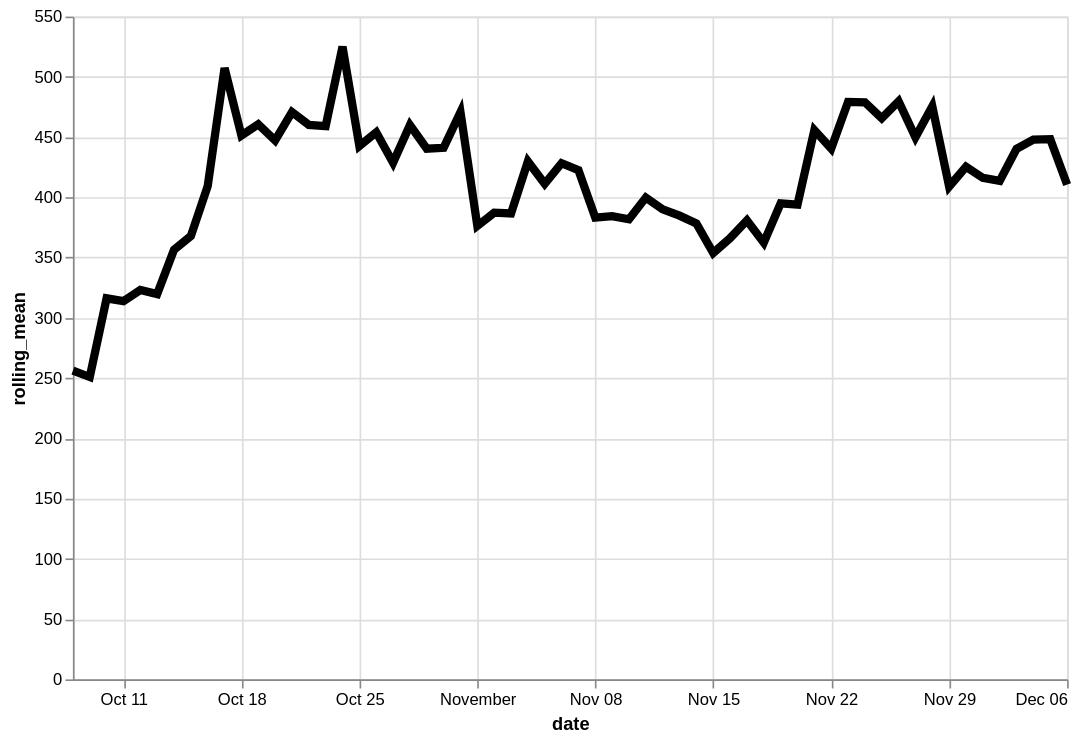

The specification (Vega-Lite) saved for this image:
### Vega-Lite specification from a JSON file in a GitHub repository (floating-point values rounded to 4 significant figures)
{"config": {"view": {"continuousWidth": 400, "continuousHeight": 300}}, "data": {"name": "data-414839cb767b60606bcc847540b4ee1b"}, "mark": {"type": "line", "color": "black", "size": 5}, "encoding": {"x": {"type": "temporal", "field": "date"}, "y": {"type": "quantitative", "field": "rolling_mean"}}, "height": 400, "transform": [{"window": [{"op": "mean", "field": "log_price", "as": "rolling_mean"}], "frame": [-4, 3]}], "width": 600, "$schema": "https://vega.github.io/schema/vega-lite/v4.8.1.json", "datasets": {"data-414839cb767b60606bcc847540b4ee1b": [{"date": "2020-10-08", "log_price": 253.0}, {"date": "2020-10-09", "log_price": 257.5}, {"date": "2020-10-10", "log_price": 251.4}, {"date": "2020-10-11", "log_price": 262.5}, {"date": "2020-10-12", "log_price": 230.0}, {"date": "2020-10-13", "log_price": 642.7}, {"date": "2020-10-14", "log_price": 300.0}, {"date": "2020-10-15", "log_price": 388.0}, {"date": "2020-10-16", "log_price": 225.8}, {"date": "2020-10-17", "log_price": 551.0}, {"date": "2020-10-18", "log_price": 343.0}, {"date": "2020-10-19", "log_price": 594.4}, {"date": "2020-10-20", "log_price": 1013.0}, {"date": "2020-10-21", "log_price": 194.6}, {"date": "2020-10-22", "log_price": 375.0}, {"date": "2020-10-23", "log_price": 280.8}, {"date": "2020-10-24", "log_price": 413.9}, {"date": "2020-10-25", "log_price": 465.8}, {"date": "2020-10-26", "log_price": 334.7}, {"date": "2020-10-27", "log_price": 1122.0}, {"date": "2020-10-28", "log_price": 354.1}, {"date": "2020-10-29", "log_price": 285.6}, {"date": "2020-10-30", "log_price": 172.9}, {"date": "2020-10-31", "log_price": 531.0}, {"date": "2020-11-01", "log_price": 256.3}, {"date": "2020-11-02", "log_price": 471.9}, {"date": "2020-11-03", "log_price": 571.5}, {"date": "2020-11-04", "log_price": 366.7}, {"date": "2020-11-05", "log_price": 441.9}, {"date": "2020-11-06", "log_price": 280.4}, {"date": "2020-11-07", "log_price": 518.8}, {"date": "2020-11-08", "log_price": 381.9}, {"date": "2020-11-09", "log_price": 393.6}, {"date": "2020-11-10", "log_price": 425.2}, {"date": "2020-11-11", "log_price": 256.7}, {"date": "2020-11-12", "log_price": 376.0}, {"date": "2020-11-13", "log_price": 422.1}, {"date": "2020-11-14", "log_price": 424.2}, {"date": "2020-11-15", "log_price": 440.2}, {"date": "2020-11-16", "log_price": 340.4}, {"date": "2020-11-17", "log_price": 341.7}, {"date": "2020-11-18", "log_price": 229.4}, {"date": "2020-11-19", "log_price": 354.5}, {"date": "2020-11-20", "log_price": 494.0}, {"date": "2020-11-21", "log_price": 274.8}, {"date": "2020-11-22", "log_price": 684.5}, {"date": "2020-11-23", "log_price": 431.7}, {"date": "2020-11-24", "log_price": 835.9}, {"date": "2020-11-25", "log_price": 218.6}, {"date": "2020-11-26", "log_price": 539.6}, {"date": "2020-11-27", "log_price": 351.8}, {"date": "2020-11-28", "log_price": 388.8}, {"date": "2020-11-29", "log_price": 386.7}, {"date": "2020-11-30", "log_price": 446.0}, {"date": "2020-12-01", "log_price": 636.7}, {"date": "2020-12-02", "log_price": 303.7}, {"date": "2020-12-03", "log_price": 349.8}, {"date": "2020-12-04", "log_price": 465.7}, {"date": "2020-12-05", "log_price": 331.7}, {"date": "2020-12-06", "log_price": 602.1}]}}
